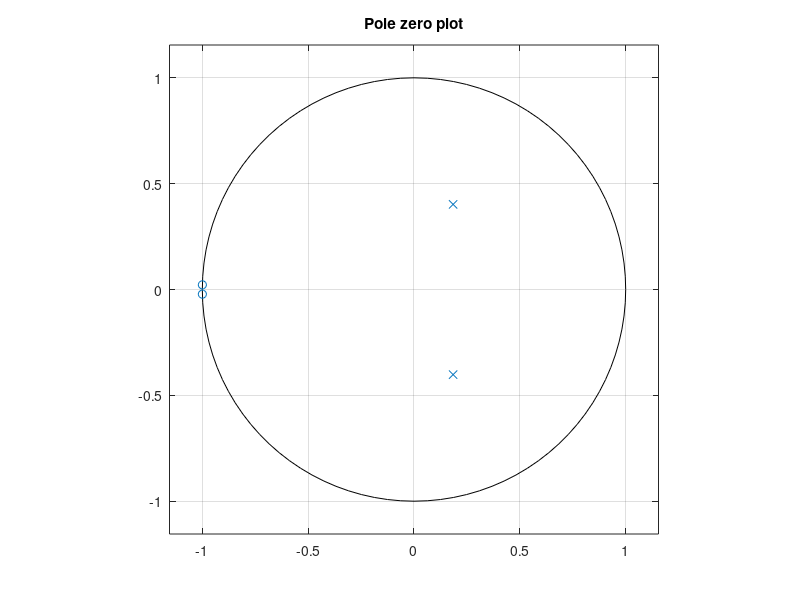

MATLAB code for this plot:
clc;clear all;
b1 = [.2066 .4131 .2066];
a1 = [1 -.3695 .1958];
[z,p,k] = tf2zp(b1,a1)
sys = tf(b1,a1,1e-4)
[r1,p1,k1] = residuez(b1,a1)
figure,zplane(b1,a1)
title('Pole zero plot')
